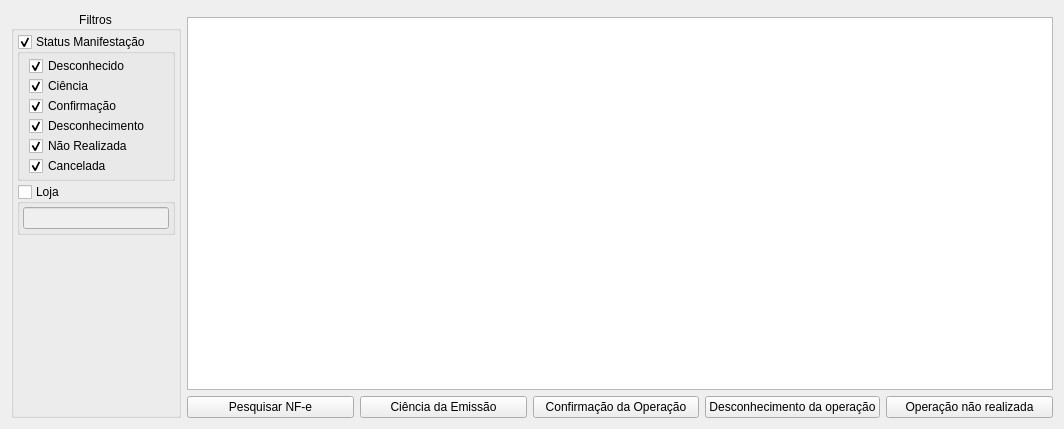
<?xml version="1.0" encoding="UTF-8"?>
<ui version="4.0">
 <class>WidgetNFeDistribuicao</class>
 <widget class="QWidget" name="WidgetNFeDistribuicao">
  <property name="geometry">
   <rect>
    <x>0</x>
    <y>0</y>
    <width>1064</width>
    <height>429</height>
   </rect>
  </property>
  <property name="windowTitle">
   <string>Form</string>
  </property>
  <layout class="QGridLayout" name="gridLayout">
   <item row="0" column="0" rowspan="3">
    <widget class="QGroupBox" name="groupBox">
     <property name="title">
      <string>Filtros</string>
     </property>
     <property name="alignment">
      <set>Qt::AlignCenter</set>
     </property>
     <layout class="QVBoxLayout" name="verticalLayout_2">
      <property name="spacing">
       <number>3</number>
      </property>
      <property name="leftMargin">
       <number>3</number>
      </property>
      <property name="topMargin">
       <number>3</number>
      </property>
      <property name="rightMargin">
       <number>3</number>
      </property>
      <property name="bottomMargin">
       <number>3</number>
      </property>
      <item>
       <widget class="QGroupBox" name="groupBoxStatus">
        <property name="title">
         <string>Status Manifestação</string>
        </property>
        <property name="checkable">
         <bool>true</bool>
        </property>
        <property name="checked">
         <bool>true</bool>
        </property>
        <layout class="QVBoxLayout" name="verticalLayout">
         <property name="spacing">
          <number>0</number>
         </property>
         <property name="topMargin">
          <number>2</number>
         </property>
         <property name="rightMargin">
          <number>2</number>
         </property>
         <property name="bottomMargin">
          <number>2</number>
         </property>
         <item>
          <widget class="QCheckBox" name="checkBoxDesconhecido">
           <property name="text">
            <string>Desconhecido</string>
           </property>
           <property name="checked">
            <bool>true</bool>
           </property>
          </widget>
         </item>
         <item>
          <widget class="QCheckBox" name="checkBoxCiencia">
           <property name="text">
            <string>Ciência</string>
           </property>
           <property name="checked">
            <bool>true</bool>
           </property>
          </widget>
         </item>
         <item>
          <widget class="QCheckBox" name="checkBoxConfirmacao">
           <property name="text">
            <string>Confirmação</string>
           </property>
           <property name="checked">
            <bool>true</bool>
           </property>
          </widget>
         </item>
         <item>
          <widget class="QCheckBox" name="checkBoxDesconhecimento">
           <property name="text">
            <string>Desconhecimento</string>
           </property>
           <property name="checked">
            <bool>true</bool>
           </property>
          </widget>
         </item>
         <item>
          <widget class="QCheckBox" name="checkBoxNaoRealizada">
           <property name="text">
            <string>Não Realizada</string>
           </property>
           <property name="checked">
            <bool>true</bool>
           </property>
          </widget>
         </item>
         <item>
          <widget class="QCheckBox" name="checkBoxCancelada">
           <property name="text">
            <string>Cancelada</string>
           </property>
           <property name="checked">
            <bool>true</bool>
           </property>
          </widget>
         </item>
        </layout>
       </widget>
      </item>
      <item>
       <widget class="QGroupBox" name="groupBoxLoja">
        <property name="title">
         <string>Loja</string>
        </property>
        <property name="checkable">
         <bool>true</bool>
        </property>
        <property name="checked">
         <bool>false</bool>
        </property>
        <layout class="QGridLayout" name="gridLayout_2">
         <property name="leftMargin">
          <number>3</number>
         </property>
         <property name="topMargin">
          <number>3</number>
         </property>
         <property name="rightMargin">
          <number>3</number>
         </property>
         <property name="bottomMargin">
          <number>3</number>
         </property>
         <property name="spacing">
          <number>3</number>
         </property>
         <item row="0" column="0">
          <widget class="ItemBox" name="itemBoxLoja">
           <property name="sizePolicy">
            <sizepolicy hsizetype="Preferred" vsizetype="Fixed">
             <horstretch>0</horstretch>
             <verstretch>0</verstretch>
            </sizepolicy>
           </property>
          </widget>
         </item>
        </layout>
       </widget>
      </item>
      <item>
       <spacer name="verticalSpacer">
        <property name="orientation">
         <enum>Qt::Vertical</enum>
        </property>
        <property name="sizeHint" stdset="0">
         <size>
          <width>0</width>
          <height>0</height>
         </size>
        </property>
       </spacer>
      </item>
     </layout>
    </widget>
   </item>
   <item row="1" column="1">
    <widget class="TableView" name="table">
     <property name="mouseTracking">
      <bool>true</bool>
     </property>
     <property name="editTriggers">
      <set>QAbstractItemView::NoEditTriggers</set>
     </property>
     <property name="selectionMode">
      <enum>QAbstractItemView::MultiSelection</enum>
     </property>
     <property name="selectionBehavior">
      <enum>QAbstractItemView::SelectRows</enum>
     </property>
     <property name="sortingEnabled">
      <bool>true</bool>
     </property>
    </widget>
   </item>
   <item row="2" column="1">
    <layout class="QHBoxLayout" name="horizontalLayout_2">
     <item>
      <widget class="QPushButton" name="pushButtonPesquisar">
       <property name="text">
        <string>Pesquisar NF-e</string>
       </property>
      </widget>
     </item>
     <item>
      <widget class="QPushButton" name="pushButtonCiencia">
       <property name="toolTip">
        <string>&lt;html&gt;&lt;head/&gt;&lt;body&gt;&lt;p&gt;Evento registrado pelo destinatário para obter mais informações relativas à existência de NF-e em que esteja envolvido, quando ainda não existem elementos suficientes para apresentar uma manifestação conclusiva.&lt;/p&gt;&lt;/body&gt;&lt;/html&gt;</string>
       </property>
       <property name="text">
        <string>Ciência da Emissão</string>
       </property>
      </widget>
     </item>
     <item>
      <widget class="QPushButton" name="pushButtonConfirmacao">
       <property name="toolTip">
        <string>&lt;html&gt;&lt;head/&gt;&lt;body&gt;&lt;p&gt;Evento registrado pelo destinatário para confirmar que a operação descrita na NF-e ocorreu exatamente como informado nesta NF-e.&lt;/p&gt;&lt;/body&gt;&lt;/html&gt;</string>
       </property>
       <property name="text">
        <string>Confirmação da Operação</string>
       </property>
      </widget>
     </item>
     <item>
      <widget class="QPushButton" name="pushButtonDesconhecimento">
       <property name="toolTip">
        <string>&lt;html&gt;&lt;head/&gt;&lt;body&gt;&lt;p&gt;Evento registrado pelo destinatário para declarar que a operação descrita da NF-e não foi por ele solicitada.&lt;/p&gt;&lt;/body&gt;&lt;/html&gt;</string>
       </property>
       <property name="text">
        <string>Desconhecimento da operação</string>
       </property>
      </widget>
     </item>
     <item>
      <widget class="QPushButton" name="pushButtonNaoRealizada">
       <property name="toolTip">
        <string>&lt;html&gt;&lt;head/&gt;&lt;body&gt;&lt;p&gt;Evento registrado pelo destinatário para reconhecer sua participação na operação descrita na NF-e, mas declarando que a operação não ocorreu ou não se efetivou como informado nesta NF-e.&lt;/p&gt;&lt;/body&gt;&lt;/html&gt;</string>
       </property>
       <property name="text">
        <string>Operação não realizada</string>
       </property>
      </widget>
     </item>
    </layout>
   </item>
  </layout>
 </widget>
 <customwidgets>
  <customwidget>
   <class>ItemBox</class>
   <extends>QLineEdit</extends>
   <header>src/itembox.h</header>
  </customwidget>
  <customwidget>
   <class>TableView</class>
   <extends>QTableView</extends>
   <header>src/tableview.h</header>
  </customwidget>
 </customwidgets>
 <tabstops>
  <tabstop>groupBoxStatus</tabstop>
  <tabstop>checkBoxDesconhecido</tabstop>
  <tabstop>checkBoxCiencia</tabstop>
  <tabstop>checkBoxConfirmacao</tabstop>
  <tabstop>checkBoxDesconhecimento</tabstop>
  <tabstop>checkBoxNaoRealizada</tabstop>
  <tabstop>checkBoxCancelada</tabstop>
  <tabstop>table</tabstop>
  <tabstop>pushButtonPesquisar</tabstop>
  <tabstop>pushButtonCiencia</tabstop>
  <tabstop>pushButtonConfirmacao</tabstop>
  <tabstop>pushButtonDesconhecimento</tabstop>
  <tabstop>pushButtonNaoRealizada</tabstop>
 </tabstops>
 <resources/>
 <connections/>
</ui>
